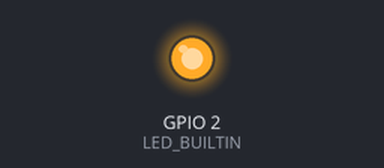
Bench run of a sketch on a simulated ESP8266 (NodeMCU). On the bench: output pins drawn as LEDs (lit = HIGH, except the on-board LED, lit = LOW). WiFi joins after 1.5 s; servers stay silent unless stated; what the sketch prints to the serial monitor is not drawn.

Above: at 0.1 s.
At 1.6 s:
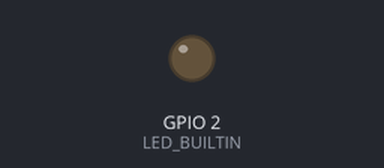
Timing chart, 0 to 3.1 s (numbered marks = the images above):
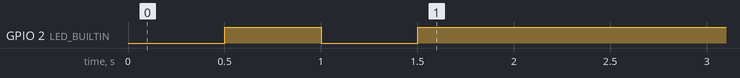

The sketch:

esp8266-wifi.ino
```cpp
#include <ESP8266WiFi.h>    // WiFi

#define WIFI_STA_NAME "realme X7 Pro 5G"
#define WIFI_STA_PASS "15062543"

WiFiClient client;

void setup() {
  Serial.begin(9600);//ปรับตามที่ตั้งค่าใน Device Manager
  pinMode(LED_BUILTIN, OUTPUT);

  Serial.println();
  Serial.println();
  Serial.print("Connecting to ");
  Serial.println(WIFI_STA_NAME);

  WiFi.mode(WIFI_STA);
  WiFi.begin(WIFI_STA_NAME, WIFI_STA_PASS);

  while (WiFi.status() != WL_CONNECTED) {
    delay(500);
    Serial.print(".");
    digitalWrite(LED_BUILTIN, !digitalRead(LED_BUILTIN));
  }

  digitalWrite(LED_BUILTIN, HIGH);
  Serial.println("");
  Serial.println("WiFi connected");
  Serial.println("IP address: ");
  Serial.println(WiFi.localIP());
}

void reconnectWiFi() {
    Serial.print("Reconnecting");
    WiFi.mode(WIFI_STA);
    WiFi.begin(WIFI_STA_NAME, WIFI_STA_PASS);
    while (WiFi.status() != WL_CONNECTED) {
        delay(500);
        Serial.print(".");
    }
    Serial.println("Connected!");
}

void loop() {
  if (WiFi.status() != WL_CONNECTED) {
      reconnectWiFi();
  }
  delay(3000);
}
```
